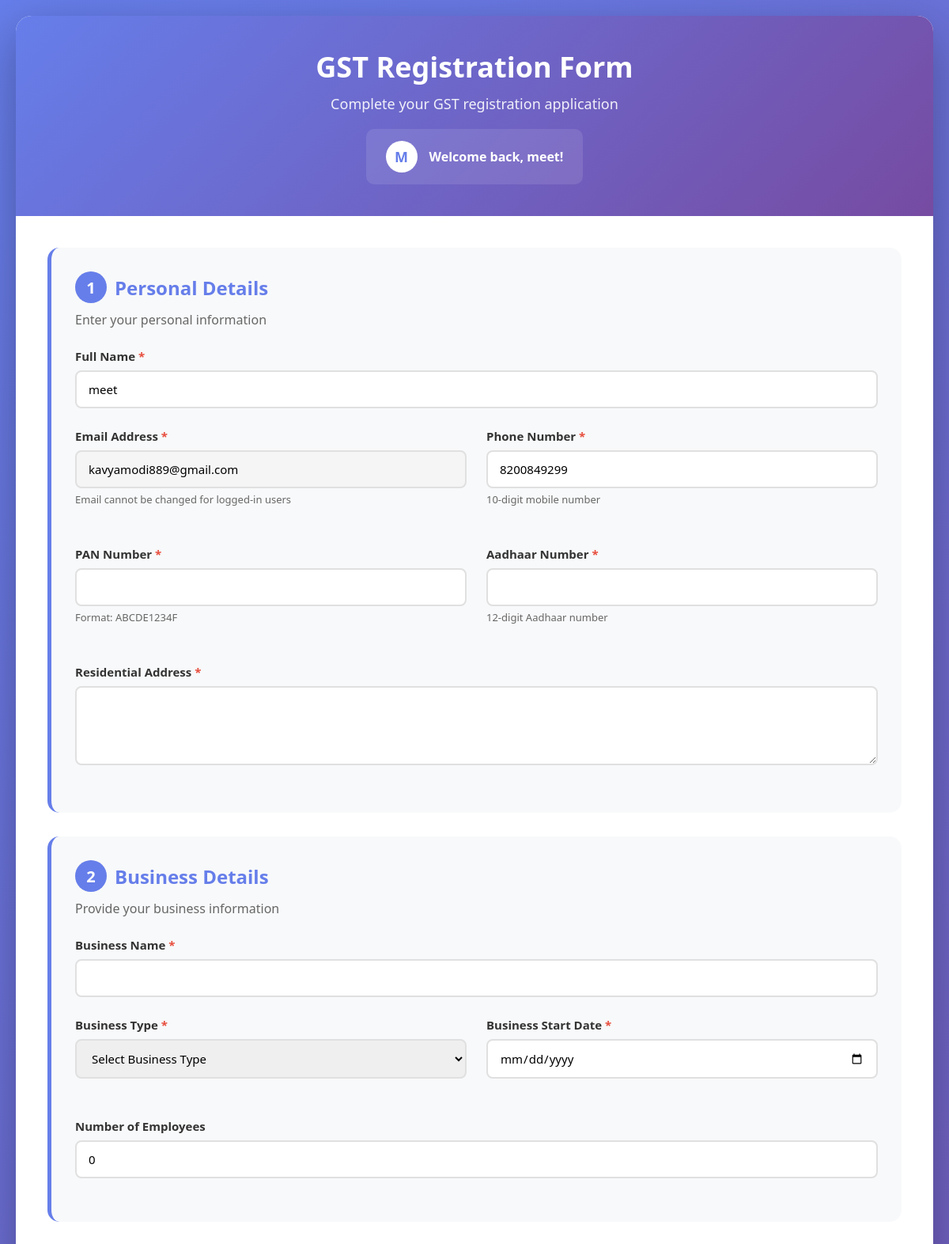
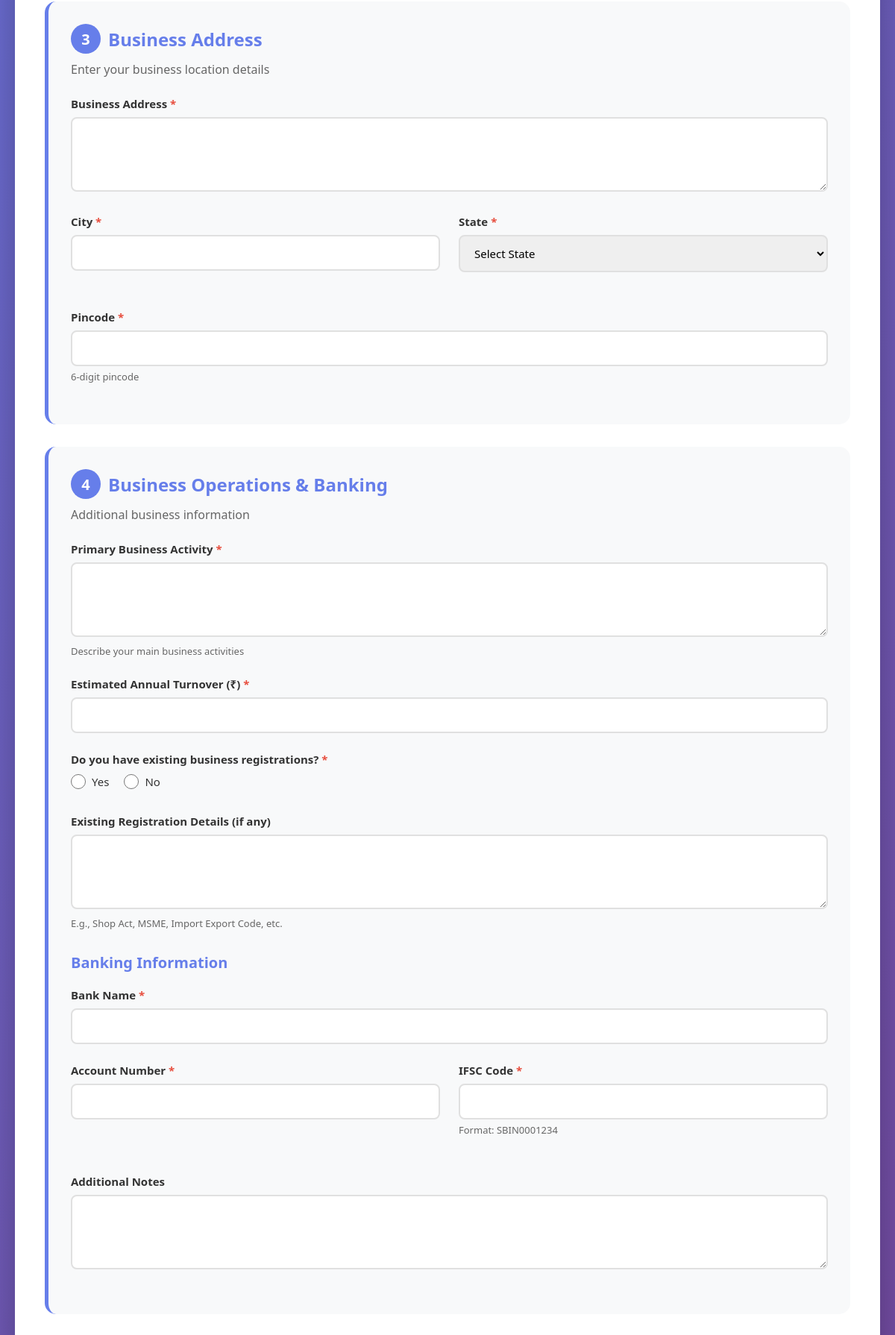
The page /gst_registration_form.php (signed in, upper part) on the database its author committed (2 pictures, top to bottom).
### tables this page shows
CREATE TABLE IF NOT EXISTS `users` (
  `id` int(11) NOT NULL AUTO_INCREMENT,
  `name` varchar(100) NOT NULL,
  `email` varchar(100) NOT NULL,
  `phone` varchar(15) NOT NULL,
  `company_name` varchar(255) DEFAULT NULL,
  `gstin` varchar(15) DEFAULT NULL,
  `is_active` tinyint(1) DEFAULT '1',
  `password` varchar(255) NOT NULL,
  `created_at` timestamp NOT NULL DEFAULT CURRENT_TIMESTAMP,
  `updated_at` timestamp NOT NULL DEFAULT CURRENT_TIMESTAMP ON UPDATE CURRENT_TIMESTAMP,
  PRIMARY KEY (`id`),
  UNIQUE KEY `email` (`email`),
  KEY `idx_users_email` (`email`),
  KEY `idx_users_gstin` (`gstin`)
);

### gst_registration_form.php (the view, shortened to what this page needs)
<?php
$conn = null;
$db_error = false;
$user_data = null;
if (!$db_error && $conn !== null && isset($_SESSION['user_id'])) {
    $user_id = $_SESSION['user_id'];
    $stmt = $conn->prepare("SELECT * FROM users WHERE id = ?");
    $stmt->bind_param("i", $user_id);
    $stmt->execute();
    $result = $stmt->get_result();
    $user_data = $result->fetch_assoc();
}
?>
<!DOCTYPE html>
<html lang="en">
<head>
</head>
<body>
    <div class="container">
        <div class="header">
            <h1>GST Registration Form</h1>
            <p>Complete your GST registration application</p>
            <?php if ($user_data && isset($user_data['name']) && !empty($user_data['name'])): ?>
            <div class="user-info">
                <div class="icon"><?php echo isset($user_data['name']) ? strtoupper(substr($user_data['name'], 0, 1)) : 'U'; ?></div>
                <div>
                    <strong>Welcome back, <?php echo isset($user_data['name']) ? htmlspecialchars($user_data['name']) : 'User'; ?>!</strong>
                </div>
            </div>
            <?php endif; ?>
        </div>
        <div class="form-content">
            <form id="gstForm" method="POST" action="">
                <div class="form-section">
                    <h2>
                        <span class="section-number">1</span>
                        Personal Details
                    </h2>
                    <p>Enter your personal information</p>
                    <div class="form-group">
                        <label>Full Name <span class="required">*</span></label>
                        <input type="text" name="name" id="name"
                               value="<?php echo ($user_data && isset($user_data['name'])) ? htmlspecialchars($user_data['name']) : ''; ?>"
                               required>
                    </div>
                    <div class="form-row">
                        <div class="form-group">
                            <label>Email Address <span class="required">*</span></label>
                            <input type="email" name="email" id="email"
                                   value="<?php echo ($user_data && isset($user_data['email'])) ? htmlspecialchars($user_data['email']) : ''; ?>"
                                   <?php echo $user_data ? 'class="readonly" readonly' : ''; ?>
                                   required>
                            <?php if ($user_data): ?>
                            <small>Email cannot be changed for logged-in users</small>
                            <?php endif; ?>
                        </div>
                        <div class="form-group">
                            <label>Phone Number <span class="required">*</span></label>
                            <input type="tel" name="phone" id="phone"
                                   value="<?php echo ($user_data && isset($user_data['phone'])) ? htmlspecialchars($user_data['phone']) : ''; ?>"
                                   maxlength="10" required>
                            <small>10-digit mobile number</small>
                        </div>
                    </div>
                    <div class="form-row">
                        <div class="form-group">
                            <label>PAN Number <span class="required">*</span></label>
                            <input type="text" name="pan_number" id="pan_number" maxlength="10" required style="text-transform: uppercase;">
                            <small>Format: ABCDE1234F</small>
                        </div>
                        <div class="form-group">
                            <label>Aadhaar Number <span class="required">*</span></label>
                            <input type="text" name="aadhaar_number" id="aadhaar_number" maxlength="12" required>
                            <small>12-digit Aadhaar number</small>
                        </div>
                    </div>
                    <div class="form-group">
                        <label>Residential Address <span class="required">*</span></label>
                        <textarea name="address" id="address" required><?php echo ($user_data && isset($user_data['address'])) ? htmlspecialchars($user_data['address']) : ''; ?></textarea>
                    </div>
                </div>
                <div class="form-section">
                    <h2>
                        <span class="section-number">2</span>
                        Business Details
                    </h2>
                    <p>Provide your business information</p>
                    <div class="form-group">
                        <label>Business Name <span class="required">*</span></label>
                        <input type="text" name="business_name" id="business_name" required>
                    </div>
                    <div class="form-row">
                        <div class="form-group">
                            <label>Business Type <span class="required">*</span></label>
                            <select name="business_type" id="business_type" required>
                                <option value="">Select Business Type</option>
                            </select>
                        </div>
                        <div class="form-group">
                            <label>Business Start Date <span class="required">*</span></label>
                            <input type="date" name="business_start_date" id="business_start_date" required>
                        </div>
                    </div>
                    <div class="form-group">
                        <label>Number of Employees</label>
                        <input type="number" name="number_of_employees" id="number_of_employees" min="0" value="0">
                    </div>
                </div>
                <div class="form-section">
                    <h2>
                        <span class="section-number">3</span>
                        Business Address
                    </h2>
                    <p>Enter your business location details</p>
                    <div class="form-group">
                        <label>Business Address <span class="required">*</span></label>
                        <textarea name="business_address" id="business_address" required></textarea>
                    </div>
                    <div class="form-row">
                        <div class="form-group">
                            <label>City <span class="required">*</span></label>
                            <input type="text" name="city" id="city" required>
                        </div>
                        <div class="form-group">
                            <label>State <span class="required">*</span></label>
                            <select name="state" id="state" required>
                                <option value="">Select State</option>
                            </select>
                        </div>
                    </div>
                    <div class="form-group">
                        <label>Pincode <span class="required">*</span></label>
                        <input type="text" name="pincode" id="pincode" maxlength="6" required>
                        <small>6-digit pincode</small>
                    </div>
                </div>
                <div class="form-section">
                    <h2>
                        <span class="section-number">4</span>
                        Business Operations & Banking
                    </h2>
                    <p>Additional business information</p>
                    <div class="form-group">
                        <label>Primary Business Activity <span class="required">*</span></label>
                        <textarea name="business_activity" id="business_activity" required></textarea>
                        <small>Describe your main business activities</small>
                    </div>
                    <div class="form-group">
                        <label>Estimated Annual Turnover (₹) <span class="required">*</span></label>
                        <input type="number" name="estimated_turnover" id="estimated_turnover" step="0.01" min="0" required>
                    </div>
                    <div class="form-group">
                        <label>Do you have existing business registrations? <span class="required">*</span></label>
                        <div class="radio-group">
                            <label>
                                <input type="radio" name="has_existing_business" value="Yes" required>
                                Yes
                            </label>
                            <label>
                                <input type="radio" name="has_existing_business" value="No" required>
                                No
                            </label>
                        </div>
                    </div>
                    <div class="form-group">
                        <label>Existing Registration Details (if any)</label>
                        <textarea name="existing_registrations" id="existing_registrations"></textarea>
                        <small>E.g., Shop Act, MSME, Import Export Code, etc.</small>
                    </div>
                    <h3>Banking Information</h3>
                    <div class="form-group">
                        <label>Bank Name <span class="required">*</span></label>
                        <input type="text" name="bank_name" id="bank_name" required>
                    </div>
                    <div class="form-row">
                        <div class="form-group">
                            <label>Account Number <span class="required">*</span></label>
                            <input type="text" name="account_number" id="account_number" required>
                        </div>
                        <div class="form-group">
                            <label>IFSC Code <span class="required">*</span></label>
                            <input type="text" name="ifsc_code" id="ifsc_code" maxlength="11" required style="text-transform: uppercase;">
                            <small>Format: SBIN0001234</small>
                        </div>
                    </div>
                    <div class="form-group">
                        <label>Additional Notes</label>
                        <textarea name="notes" id="notes"></textarea>
                    </div>
                </div>
            </form>
        </div>
    </div>
</body>
</html>

### gst_registration_form.php (style rules this page uses)
* { margin: 0; padding: 0; box-sizing: border-box; }
body { font-family: 'Segoe UI', Tahoma, Geneva, Verdana, sans-serif; background: linear-gradient(135deg, #667eea 0%, #764ba2 100%); padding: 20px; min-height: 100vh; }
.container { max-width: 1200px; margin: 0 auto; background: white; border-radius: 20px; box-shadow: 0 20px 60px rgba(0,0,0,0.3); overflow: hidden; }
.header { background: linear-gradient(135deg, #667eea 0%, #764ba2 100%); color: white; padding: 40px; text-align: center; }
.header h1 { font-size: 36px; margin-bottom: 10px; }
.header p { font-size: 18px; opacity: 0.9; }
.user-info { background: rgba(255,255,255,0.1); padding: 15px 25px; border-radius: 10px; margin-top: 20px; display: inline-flex; align-items: center; gap: 15px; }
.user-info .icon { width: 40px; height: 40px; background: white; color: #667eea; border-radius: 50%; display: flex; align-items: center; justify-content: center; font-weight: bold; font-size: 18px; }
.form-content { padding: 40px; }
.form-section { background: #f8f9fa; padding: 30px; border-radius: 15px; margin-bottom: 30px; border-left: 5px solid #667eea; }
.form-section h2 { color: #667eea; font-size: 24px; margin-bottom: 10px; display: flex; align-items: center; gap: 10px; }
.section-number { width: 40px; height: 40px; background: #667eea; color: white; border-radius: 50%; display: flex; align-items: center; justify-content: center; font-size: 20px; font-weight: bold; }
.form-section p { color: #666; margin-bottom: 25px; }
.form-group { margin-bottom: 25px; }
.form-row { display: grid; grid-template-columns: repeat(auto-fit, minmax(300px, 1fr)); gap: 25px; margin-bottom: 25px; }
label { display: block; font-weight: 600; color: #333; margin-bottom: 8px; font-size: 15px; }
.required { color: #e74c3c; }
input[type="text"], input[type="email"], input[type="tel"], input[type="number"], input[type="date"], select, textarea { width: 100%; padding: 12px 15px; border: 2px solid #e0e0e0; border-radius: 8px; font-size: 15px; font-family: inherit; transition: all 0.3s; }
input.readonly { background: #f5f5f5; cursor: not-allowed; }
textarea { resize: vertical; min-height: 100px; }
small { display: block; margin-top: 5px; color: #666; font-size: 13px; }
.radio-group { display: flex; gap: 20px; margin-top: 10px; }
.radio-group label { display: flex; align-items: center; gap: 8px; font-weight: normal; cursor: pointer; }
.radio-group input[type="radio"] { width: 20px; height: 20px; cursor: pointer; }
h3 { color: #667eea; font-size: 20px; margin: 30px 0 20px; }

### rows shown on the page
users: name "M", name "meet", email "kavyamodi889@gmail.com", phone "8200849299"
